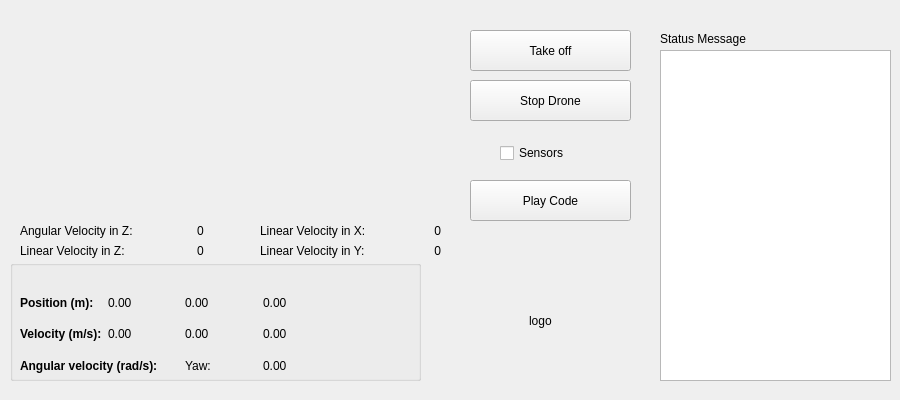
<?xml version="1.0" encoding="UTF-8"?>
<ui version="4.0">
 <class>MainWindow</class>
 <widget class="QWidget" name="MainWindow">
  <property name="geometry">
   <rect>
    <x>0</x>
    <y>0</y>
    <width>900</width>
    <height>400</height>
   </rect>
  </property>
  <property name="minimumSize">
   <size>
    <width>900</width>
    <height>400</height>
   </size>
  </property>
  <property name="maximumSize">
   <size>
    <width>1000</width>
    <height>1000</height>
   </size>
  </property>
  <property name="windowTitle">
   <string>Follow Road</string>
  </property>
  <widget class="QPushButton" name="takeoffButton">
   <property name="geometry">
    <rect>
     <x>470</x>
     <y>30</y>
     <width>161</width>
     <height>41</height>
    </rect>
   </property>
   <property name="contextMenuPolicy">
    <enum>Qt::CustomContextMenu</enum>
   </property>
   <property name="text">
    <string>Take off</string>
   </property>
  </widget>
  <widget class="QCheckBox" name="sensorsCheck">
   <property name="geometry">
    <rect>
     <x>500</x>
     <y>140</y>
     <width>94</width>
     <height>26</height>
    </rect>
   </property>
   <property name="text">
    <string>Sensors</string>
   </property>
  </widget>
  <widget class="QLabel" name="altdLabel">
   <property name="geometry">
    <rect>
     <x>20</x>
     <y>240</y>
     <width>141</width>
     <height>21</height>
    </rect>
   </property>
   <property name="text">
    <string>Linear Velocity in Z: </string>
   </property>
  </widget>
  <widget class="QWidget" name="verticalLayoutWidget">
   <property name="geometry">
    <rect>
     <x>250</x>
     <y>20</y>
     <width>201</width>
     <height>201</height>
    </rect>
   </property>
   <layout class="QVBoxLayout" name="tlLayout">
    <property name="sizeConstraint">
     <enum>QLayout::SetMinimumSize</enum>
    </property>
   </layout>
  </widget>
  <widget class="QLabel" name="rotationLabel">
   <property name="geometry">
    <rect>
     <x>20</x>
     <y>220</y>
     <width>151</width>
     <height>21</height>
    </rect>
   </property>
   <property name="text">
    <string>Angular Velocity in Z:</string>
   </property>
  </widget>
  <widget class="QLabel" name="XLabel">
   <property name="geometry">
    <rect>
     <x>260</x>
     <y>220</y>
     <width>141</width>
     <height>21</height>
    </rect>
   </property>
   <property name="text">
    <string>Linear Velocity in X:</string>
   </property>
  </widget>
  <widget class="QLabel" name="YLabel">
   <property name="geometry">
    <rect>
     <x>260</x>
     <y>240</y>
     <width>141</width>
     <height>21</height>
    </rect>
   </property>
   <property name="text">
    <string>Linear Velocity in Y: </string>
   </property>
  </widget>
  <widget class="QLabel" name="XValue">
   <property name="geometry">
    <rect>
     <x>400</x>
     <y>220</y>
     <width>41</width>
     <height>21</height>
    </rect>
   </property>
   <property name="text">
    <string>0</string>
   </property>
   <property name="alignment">
    <set>Qt::AlignRight|Qt::AlignTrailing|Qt::AlignVCenter</set>
   </property>
  </widget>
  <widget class="QLabel" name="YValue">
   <property name="geometry">
    <rect>
     <x>400</x>
     <y>240</y>
     <width>41</width>
     <height>21</height>
    </rect>
   </property>
   <property name="text">
    <string>0</string>
   </property>
   <property name="alignment">
    <set>Qt::AlignRight|Qt::AlignTrailing|Qt::AlignVCenter</set>
   </property>
  </widget>
  <widget class="QLabel" name="altdValue">
   <property name="geometry">
    <rect>
     <x>180</x>
     <y>240</y>
     <width>41</width>
     <height>21</height>
    </rect>
   </property>
   <property name="text">
    <string>0</string>
   </property>
   <property name="alignment">
    <set>Qt::AlignCenter</set>
   </property>
  </widget>
  <widget class="QLabel" name="rotValue">
   <property name="geometry">
    <rect>
     <x>180</x>
     <y>220</y>
     <width>41</width>
     <height>21</height>
    </rect>
   </property>
   <property name="text">
    <string>0</string>
   </property>
   <property name="alignment">
    <set>Qt::AlignCenter</set>
   </property>
  </widget>
  <widget class="QLabel" name="img_logo">
   <property name="geometry">
    <rect>
     <x>529</x>
     <y>260</y>
     <width>121</width>
     <height>121</height>
    </rect>
   </property>
   <property name="text">
    <string>logo</string>
   </property>
  </widget>
  <widget class="QTextEdit" name="term_out">
   <property name="geometry">
    <rect>
     <x>660</x>
     <y>50</y>
     <width>231</width>
     <height>331</height>
    </rect>
   </property>
  </widget>
  <widget class="QLabel" name="label_5">
   <property name="geometry">
    <rect>
     <x>660</x>
     <y>30</y>
     <width>111</width>
     <height>17</height>
    </rect>
   </property>
   <property name="text">
    <string>Status Message</string>
   </property>
  </widget>
  <widget class="QWidget" name="verticalLayoutWidget_2">
   <property name="geometry">
    <rect>
     <x>20</x>
     <y>20</y>
     <width>201</width>
     <height>201</height>
    </rect>
   </property>
   <layout class="QVBoxLayout" name="tlLayout_2">
    <property name="sizeConstraint">
     <enum>QLayout::SetMinimumSize</enum>
    </property>
   </layout>
  </widget>
  <widget class="QPushButton" name="stopButton">
   <property name="geometry">
    <rect>
     <x>470</x>
     <y>80</y>
     <width>161</width>
     <height>41</height>
    </rect>
   </property>
   <property name="text">
    <string>Stop Drone</string>
   </property>
   <property name="icon">
    <iconset>
     <normaloff>stop.png</normaloff>stop.png</iconset>
   </property>
  </widget>
  <widget class="QGroupBox" name="info">
   <property name="geometry">
    <rect>
     <x>10</x>
     <y>260</y>
     <width>411</width>
     <height>121</height>
    </rect>
   </property>
   <property name="title">
    <string/>
   </property>
   <widget class="QWidget" name="gridLayoutWidget_2">
    <property name="geometry">
     <rect>
      <x>10</x>
      <y>30</y>
      <width>391</width>
      <height>88</height>
     </rect>
    </property>
    <layout class="QGridLayout" name="info_view">
     <item row="1" column="1">
      <widget class="QLabel" name="velX">
       <property name="text">
        <string>0.00</string>
       </property>
      </widget>
     </item>
     <item row="0" column="1">
      <widget class="QLabel" name="posX">
       <property name="text">
        <string>0.00</string>
       </property>
      </widget>
     </item>
     <item row="0" column="2">
      <widget class="QLabel" name="posY">
       <property name="text">
        <string>0.00</string>
       </property>
      </widget>
     </item>
     <item row="1" column="2">
      <widget class="QLabel" name="velY">
       <property name="text">
        <string>0.00</string>
       </property>
      </widget>
     </item>
     <item row="0" column="3">
      <widget class="QLabel" name="posZ">
       <property name="text">
        <string>0.00</string>
       </property>
      </widget>
     </item>
     <item row="1" column="3">
      <widget class="QLabel" name="velZ">
       <property name="text">
        <string>0.00</string>
       </property>
      </widget>
     </item>
     <item row="1" column="0">
      <widget class="QLabel" name="velInfo">
       <property name="font">
        <font>
         <weight>75</weight>
         <bold>true</bold>
        </font>
       </property>
       <property name="text">
        <string>Velocity (m/s):</string>
       </property>
      </widget>
     </item>
     <item row="0" column="0">
      <widget class="QLabel" name="posInfo">
       <property name="font">
        <font>
         <weight>75</weight>
         <bold>true</bold>
        </font>
       </property>
       <property name="text">
        <string>Position (m):</string>
       </property>
      </widget>
     </item>
     <item row="0" column="5">
      <widget class="QLabel" name="posFrame">
       <property name="text">
        <string/>
       </property>
      </widget>
     </item>
     <item row="2" column="0" colspan="2">
      <widget class="QLabel" name="label_6">
       <property name="font">
        <font>
         <weight>75</weight>
         <bold>true</bold>
        </font>
       </property>
       <property name="text">
        <string>Angular velocity (rad/s):</string>
       </property>
      </widget>
     </item>
     <item row="2" column="3">
      <widget class="QLabel" name="velYaw">
       <property name="text">
        <string>0.00</string>
       </property>
      </widget>
     </item>
     <item row="2" column="2">
      <widget class="QLabel" name="label_7">
       <property name="text">
        <string>Yaw:</string>
       </property>
      </widget>
     </item>
     <item row="1" column="5" rowspan="2">
      <widget class="QLabel" name="velFrame">
       <property name="text">
        <string/>
       </property>
      </widget>
     </item>
    </layout>
   </widget>
  </widget>
  <widget class="QPushButton" name="playButton">
   <property name="geometry">
    <rect>
     <x>470</x>
     <y>180</y>
     <width>161</width>
     <height>41</height>
    </rect>
   </property>
   <property name="text">
    <string>Play Code</string>
   </property>
   <property name="icon">
    <iconset>
     <normaloff>play.png</normaloff>play.png</iconset>
   </property>
  </widget>
 </widget>
 <resources/>
 <connections/>
</ui>
